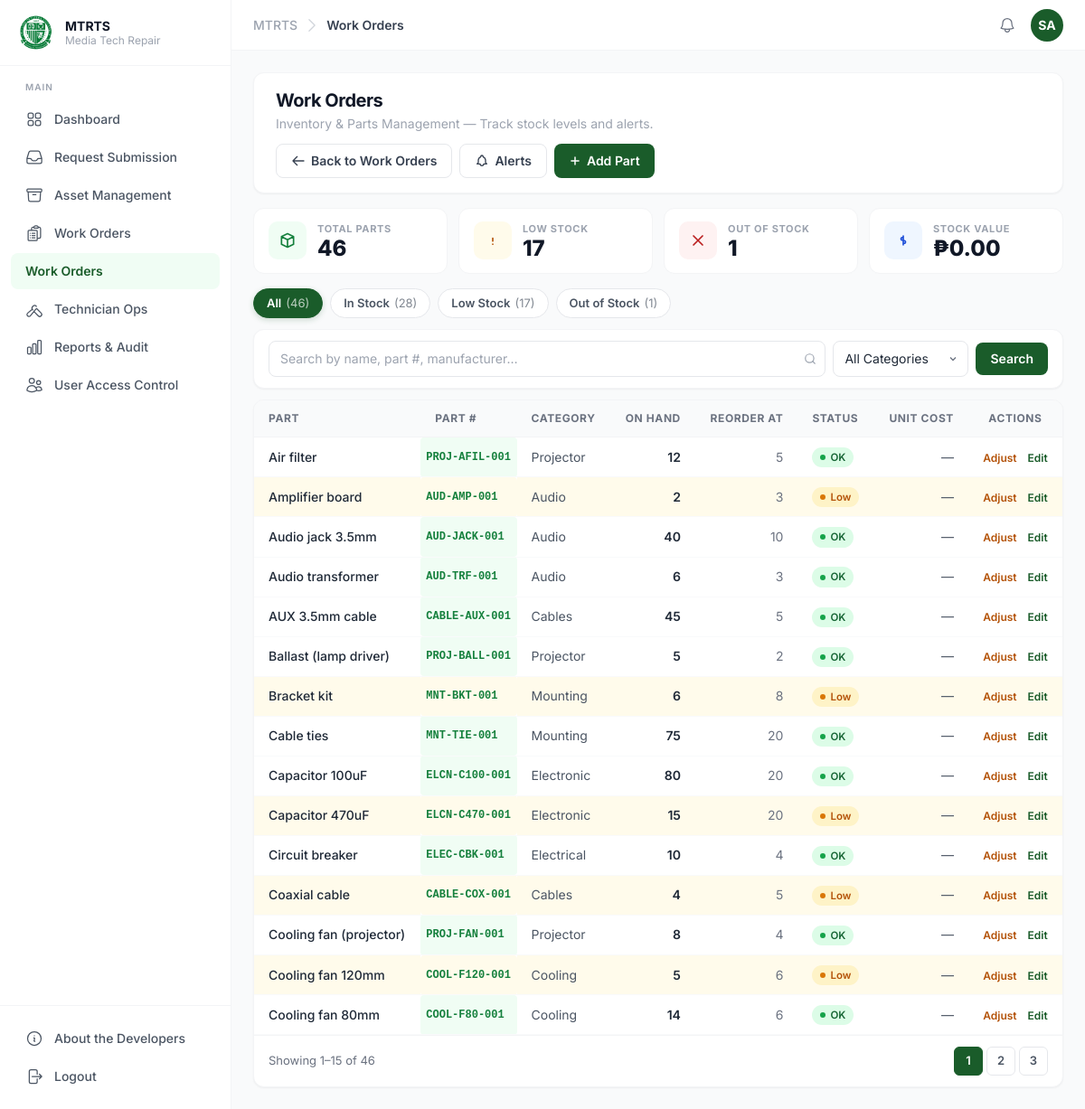
The app's page /modules/inventory/index.php (signed in) with its own data.
### tables this page shows
CREATE TABLE parts_inventory (
  part_id          INT           PRIMARY KEY AUTO_INCREMENT,
  part_number      VARCHAR(100)  NOT NULL UNIQUE,
  part_name        VARCHAR(150)  NOT NULL,
  description      VARCHAR(255)  NULL,
  manufacturer     VARCHAR(100)  NULL,
  category         VARCHAR(100)  NULL,
  compatible_with  VARCHAR(500)  NULL,
  quantity_on_hand INT           NOT NULL DEFAULT 0,
  reorder_level    INT           NOT NULL DEFAULT 5,
  unit_cost        DECIMAL(10,2) NULL,
  unit_price       DECIMAL(10,2) NULL,
  storage_location VARCHAR(100)  NULL,
  is_active        TINYINT(1)    NOT NULL DEFAULT 1,
  created_at       DATETIME      NOT NULL DEFAULT CURRENT_TIMESTAMP,
  updated_at       DATETIME      NOT NULL DEFAULT CURRENT_TIMESTAMP ON UPDATE CURRENT_TIMESTAMP
);

### modules/inventory/index.php (called while the page is built, shortened)
<?php
require_once __DIR__ . '/../../config/guard.php';
require_once __DIR__ . '/functions.php';
$filters = [
    'q'        => trim($_GET['q']        ?? ''),
    'category' => trim($_GET['category'] ?? ''),
    'stock'    => trim($_GET['stock']    ?? ''),
    'sort_col' => trim($_GET['sort_col'] ?? 'part_name'),
    'sort_dir' => trim($_GET['sort_dir'] ?? 'ASC'),
];
$current_page = max(1, (int)($_GET['p'] ?? 1));
$per_page     = 15;
$parts      = list_parts($pdo, $filters, $current_page, $per_page);
$total      = count_parts($pdo, $filters);
$stats      = get_inventory_stats($pdo);
require __DIR__ . '/index.view.php';
require_once __DIR__ . '/../../includes/footer.php';

### modules/inventory/functions.php (called while the page is built, shortened)
<?php
function list_parts(PDO $pdo, array $f, int $page, int $per_page): array {
    $where  = ['p.is_active = 1'];
    $params = [];
    $sort_cols = ['part_name','part_number','category','quantity_on_hand','reorder_level','unit_cost','updated_at'];
    $sort_col  = in_array($f['sort_col'] ?? '', $sort_cols, true) ? $f['sort_col'] : 'part_name';
    $sort_dir  = strtoupper($f['sort_dir'] ?? 'ASC') === 'DESC' ? 'DESC' : 'ASC';
    $offset = ($page - 1) * $per_page;
    $sql = "SELECT p.* FROM parts_inventory p
            WHERE " . implode(' AND ', $where) . "
            ORDER BY p.{$sort_col} {$sort_dir}, p.part_id ASC
            LIMIT {$per_page} OFFSET {$offset}";
    $stmt = $pdo->prepare($sql);
    $stmt->execute($params);
    return $stmt->fetchAll(PDO::FETCH_ASSOC);
}
function count_parts(PDO $pdo, array $f): int {
    $where  = ['p.is_active = 1'];
    $params = [];
    $sql = "SELECT COUNT(*) FROM parts_inventory p WHERE " . implode(' AND ', $where);
    $stmt = $pdo->prepare($sql);
    $stmt->execute($params);
    return (int)$stmt->fetchColumn();
}
function get_inventory_stats(PDO $pdo): array {
    $row = $pdo->query("
        SELECT
          COUNT(*) AS total,
          SUM(CASE WHEN quantity_on_hand <= 0 THEN 1 ELSE 0 END)                                AS out_of_stock,
          SUM(CASE WHEN quantity_on_hand > 0 AND quantity_on_hand <= reorder_level THEN 1 ELSE 0 END) AS low_stock,
          SUM(CASE WHEN quantity_on_hand > reorder_level THEN 1 ELSE 0 END)                    AS ok_stock,
          COALESCE(SUM(quantity_on_hand * COALESCE(unit_cost, 0)), 0)                          AS total_value
        FROM parts_inventory
        WHERE is_active = 1
    ")->fetch(PDO::FETCH_ASSOC) ?: [];
    return [
        'total'        => (int)($row['total'] ?? 0),
        'out_of_stock' => (int)($row['out_of_stock'] ?? 0),
        'low_stock'    => (int)($row['low_stock'] ?? 0),
        'ok_stock'     => (int)($row['ok_stock'] ?? 0),
        'total_value'  => (float)($row['total_value'] ?? 0),
    ];
}

### modules/inventory/index.view.php (the view, shortened to what this page needs)
<?php
$total_pages = max(1, (int)ceil($total / $per_page));
function inv_stock_pill(array $p): string {
    if ((int)$p['quantity_on_hand'] <= (int)$p['reorder_level']) return '<span class="stock-pill stock-low"><span class="bdot"></span>Low</span>';
    return '<span class="stock-pill stock-ok"><span class="bdot"></span>OK</span>';
}
function inv_row_class(array $p): string {
    if ((int)$p['quantity_on_hand'] <= (int)$p['reorder_level']) return 'row-low';
    return '';
}
?>
<div class="bg-white rounded-xl shadow-sm border border-gray-100 px-6 py-4 mb-4 flex flex-wrap items-center justify-between gap-3">
  <div>
    <h2 class="text-xl font-bold text-gray-900 tracking-tight">Work Orders</h2>
    <p class="text-sm text-gray-400 mt-0.5">Inventory &amp; Parts Management — Track stock levels and alerts.</p>
  </div>
  <div class="flex gap-2 flex-wrap">
    <a href="<?= htmlspecialchars(rtrim(BASE_URL, '/')) ?>/modules/workorders/index.php"
       class="inline-flex items-center gap-1.5 bg-white border border-gray-200 text-gray-700 hover:bg-gray-50 text-sm font-semibold px-4 py-2 rounded-lg transition-colors duration-150">
      <svg class="w-4 h-4" fill="none" viewBox="0 0 24 24" stroke="currentColor" stroke-width="2">
        <path stroke-linecap="round" stroke-linejoin="round" d="M10 19l-7-7m0 0l7-7m-7 7h18"/>
      </svg>
      Back to Work Orders
    </a>
    <a href="alerts.php"
       class="inline-flex items-center gap-1.5 bg-white border border-gray-200 text-gray-700 hover:bg-gray-50 text-sm font-semibold px-4 py-2 rounded-lg transition-colors duration-150">
      Alerts<?= $alert_n > 0 ? ' <span class="ml-1 text-xs bg-amber-100 text-amber-700 rounded-full px-1.5 py-0.5">' . $alert_n . '</span>' : '' ?>
    </a>
    <a href="add.php"
       class="inline-flex items-center gap-1.5 bg-olfu-green hover:bg-olfu-green-md text-white text-sm font-semibold px-4 py-2 rounded-lg transition-colors duration-150">
      <svg class="w-3.5 h-3.5" fill="none" viewBox="0 0 24 24" stroke="currentColor" stroke-width="2.5"><path stroke-linecap="round" stroke-linejoin="round" d="M12 5v14M5 12h14"/></svg>
      Add Part
    </a>
  </div>
</div>
<div class="grid grid-cols-2 md:grid-cols-4 gap-3 mb-4">
  <div class="inv-stat">
    <div class="stat-ico bg-green-50 text-green-700"><svg class="w-5 h-5" fill="none" viewBox="0 0 24 24" stroke="currentColor" stroke-width="2"><path stroke-linecap="round" stroke-linejoin="round" d="M20 7l-8-4-8 4m16 0l-8 4m8-4v10l-8 4m0-10L4 7m8 4v10M4 7v10l8 4"/></svg></div>
    <div><div class="inv-stat-lbl">Total Parts</div><div class="inv-stat-val"><?= (int)$stats['total'] ?></div></div>
  </div>
  <div class="inv-stat">
    <div class="stat-ico bg-amber-50 text-amber-700"><svg class="w-5 h-5" fill="none" viewBox="0 0 24 24" stroke="currentColor" stroke-width="2"><path stroke-linecap="round" stroke-linejoin="round" d="M12 9v4m0 4h.01"/></svg></div>
    <div><div class="inv-stat-lbl">Low Stock</div><div class="inv-stat-val"><?= (int)$stats['low_stock'] ?></div></div>
  </div>
  <div class="inv-stat">
    <div class="stat-ico bg-red-50 text-red-700"><svg class="w-5 h-5" fill="none" viewBox="0 0 24 24" stroke="currentColor" stroke-width="2"><path stroke-linecap="round" stroke-linejoin="round" d="M6 18L18 6M6 6l12 12"/></svg></div>
    <div><div class="inv-stat-lbl">Out of Stock</div><div class="inv-stat-val"><?= (int)$stats['out_of_stock'] ?></div></div>
  </div>
  <div class="inv-stat">
    <div class="stat-ico bg-blue-50 text-blue-700"><svg class="w-5 h-5" fill="none" viewBox="0 0 24 24" stroke="currentColor" stroke-width="2"><path stroke-linecap="round" stroke-linejoin="round" d="M12 8c-1.657 0-3 .895-3 2s1.343 2 3 2 3 .895 3 2-1.343 2-3 2m0-8v8m0 0v2m0-10V6"/></svg></div>
    <div><div class="inv-stat-lbl">Stock Value</div><div class="inv-stat-val">₱<?= number_format($stats['total_value'], 2) ?></div></div>
  </div>
</div>
<div class="flex flex-wrap gap-2 mb-3">
  <?php
    $stock_filter = $filters['stock'];
    $chip_defs = [
      ''    => ['All',        (int)$stats['total']],
      'ok'  => ['In Stock',   (int)$stats['ok_stock']],
      'low' => ['Low Stock',  (int)$stats['low_stock']],
      'out' => ['Out of Stock',(int)$stats['out_of_stock']],
    ];
    foreach ($chip_defs as $val => $info):
      [$label, $count] = $info;
      $is_on = ($stock_filter === $val);
      $params = $_GET; $params['stock'] = $val; unset($params['p']);
  ?>
  <a href="?<?= http_build_query($params) ?>" class="chip <?= $is_on ? 'chip-on' : '' ?>">
    <?= $label ?> <span class="opacity-70 font-normal">(<?= $count ?>)</span>
  </a>
  <?php endforeach; ?>
</div>
<form method="GET" class="bg-white rounded-xl shadow-sm border border-gray-100 px-4 py-3 mb-3 flex flex-wrap items-center gap-2">
  <div class="relative flex-1 min-w-48">
    <svg class="absolute right-2.5 top-1/2 -translate-y-1/2 w-3.5 h-3.5 text-gray-400" fill="none" viewBox="0 0 24 24" stroke="currentColor" stroke-width="2"><circle cx="11" cy="11" r="8"/><path stroke-linecap="round" d="M21 21l-4.35-4.35"/></svg>
    <input type="text" name="q" value="<?= htmlspecialchars($filters['q']) ?>" placeholder="Search by name, part #, manufacturer…" class="fin pr-8 text-sm" />
  </div>
  <select name="category" class="fsel text-sm" style="width:auto;min-width:150px" onchange="this.form.submit()">
    <option value="">All Categories</option>
  </select>
  <button type="submit" class="bg-olfu-green hover:bg-olfu-green-md text-white text-sm font-semibold px-4 py-2 rounded-lg">Search</button>
</form>
<div class="bg-white rounded-xl shadow-sm border border-gray-100 overflow-hidden">
  <table class="w-full border-collapse text-sm">
    <thead>
      <tr class="border-b border-gray-100 bg-gray-50">
        <th class="py-3 px-4 text-left text-xs font-bold uppercase tracking-wider text-gray-500">Part</th>
        <th class="py-3 px-4 text-left text-xs font-bold uppercase tracking-wider text-gray-500">Part #</th>
        <th class="py-3 px-4 text-left text-xs font-bold uppercase tracking-wider text-gray-500">Category</th>
        <th class="py-3 px-4 text-right text-xs font-bold uppercase tracking-wider text-gray-500">On Hand</th>
        <th class="py-3 px-4 text-right text-xs font-bold uppercase tracking-wider text-gray-500">Reorder At</th>
        <th class="py-3 px-4 text-left text-xs font-bold uppercase tracking-wider text-gray-500">Status</th>
        <th class="py-3 px-4 text-right text-xs font-bold uppercase tracking-wider text-gray-500">Unit Cost</th>
        <th class="py-3 px-4 text-center text-xs font-bold uppercase tracking-wider text-gray-500">Actions</th>
      </tr>
    </thead>
    <tbody>
      <?php if (!$parts): ?>
        <tr><td colspan="8" class="py-8 px-4 text-center text-sm text-gray-400 italic">No parts match the current filters.</td></tr>
      <?php else: foreach ($parts as $p): ?>
        <tr class="border-b border-gray-50 <?= inv_row_class($p) ?>">
          <td class="py-2.5 px-4 font-medium text-gray-800">
            <?= htmlspecialchars($p['part_name']) ?>
          </td>
          <td class="py-2.5 px-4 wo-tag"><?= htmlspecialchars($p['part_number']) ?></td>
          <td class="py-2.5 px-4 text-gray-600"><?= htmlspecialchars(ucfirst($p['category'] ?? '—')) ?></td>
          <td class="py-2.5 px-4 text-right font-semibold text-gray-800"><?= (int)$p['quantity_on_hand'] ?></td>
          <td class="py-2.5 px-4 text-right text-gray-500"><?= (int)$p['reorder_level'] ?></td>
          <td class="py-2.5 px-4"><?= inv_stock_pill($p) ?></td>
          <td class="py-2.5 px-4 text-right text-gray-600"><?= $p['unit_cost'] !== null ? '₱' . number_format((float)$p['unit_cost'], 2) : '—' ?></td>
          <td class="py-2.5 px-4 text-center">
            <a href="adjust.php?id=<?= (int)$p['part_id'] ?>" class="text-xs font-semibold text-amber-700 hover:underline mr-2">Adjust</a>
            <a href="edit.php?id=<?= (int)$p['part_id'] ?>" class="text-xs font-semibold text-olfu-green hover:underline">Edit</a>
          </td>
        </tr>
      <?php endforeach; endif; ?>
    </tbody>
  </table>
  <?php if ($total > $per_page): ?>
  <div class="pg-wrap">
    <div>Showing <?= ($current_page - 1) * $per_page + 1 ?>–<?= min($current_page * $per_page, $total) ?> of <?= $total ?></div>
    <div class="pg-btns">
      <?php
        $base = $_GET; unset($base['p']);
        $qs = http_build_query($base);
        $win = 2;
        for ($i = max(1, $current_page - $win); $i <= min($total_pages, $current_page + $win); $i++):
      ?>
        <a href="?<?= $qs ?>&p=<?= $i ?>" class="pg-btn <?= $i === $current_page ? 'pg-on' : '' ?>"><?= $i ?></a>
      <?php endfor; ?>
    </div>
  </div>
  <?php endif; ?>
</div>

### public/assets/css/typography.css (style rules this page uses)
*, *::before, *::after { font-family: 'Inter', ui-sans-serif, system-ui, -apple-system, sans-serif; }

### modules/inventory/_styles.php (style rules this page uses)
.stock-pill { display:inline-flex;align-items:center;padding:3px 9px;border-radius:20px;font-size:11.5px;font-weight:600;line-height:1.4; }
.stock-pill .bdot { width:6px;height:6px;border-radius:50%;margin-right:5px;flex-shrink:0;display:inline-block; }
.stock-ok { background:#dcfce7;color:#166534; }
.stock-ok .bdot { background:#16a34a; }
.stock-low { background:#fef3c7;color:#b45309; }
.stock-low .bdot { background:#d97706; }
tr.row-low td { background:#fffbeb; }
.inv-stat { background:#fff;border:1px solid #f3f4f6;border-radius:12px;padding:14px 16px;display:flex;align-items:center;gap:12px;transition:transform .15s, box-shadow .15s; }
.stat-ico { width:42px;height:42px;border-radius:10px;display:flex;align-items:center;justify-content:center;flex-shrink:0; }
.inv-stat-lbl { font-size:11px;font-weight:700;text-transform:uppercase;letter-spacing:.06em;color:#9ca3af; }
.inv-stat-val { font-size:24px;font-weight:800;color:#111827;line-height:1.1;font-family:'Inter', sans-serif; }
.fin { width:100%;padding:9px 12px;border:1.5px solid #e5e7eb;border-radius:8px;font-size:14px;font-family:inherit;color:#1f2937;outline:none;transition:all .15s;background:#fff; }
.fsel { width:100%;padding:9px 32px 9px 12px;border:1.5px solid #e5e7eb;border-radius:8px;font-size:14px;font-family:inherit;color:#1f2937;outline:none; appearance:none;cursor:pointer;transition:all .15s; }
.chip { padding:6px 14px;border-radius:20px;font-size:13px;font-weight:600;cursor:pointer; border:1.5px solid #e5e7eb;background:#fff;color:#4b5563;transition:all .15s;white-space:nowrap;display:inline-flex;align-items:center;gap:5px; }
.chip.chip-on { background:#1a5c2a;color:#fff;border-color:#1a5c2a;box-shadow:0 2px 6px rgba(26,92,42,0.2); }
.wo-tag { font-family:ui-monospace,'Cascadia Code',monospace;font-size:12px;color:#15803d;font-weight:600;background:#f0fdf4;padding:2px 6px;border-radius:4px; }
.pg-wrap { display:flex;align-items:center;justify-content:space-between;padding:12px 16px;border-top:1px solid #f3f4f6;font-size:13px;color:#6b7280; }
.pg-btns { display:flex;gap:4px; }
.pg-btn { min-width:32px;height:32px;display:flex;align-items:center;justify-content:center;border-radius:6px; border:1px solid #e5e7eb;background:#fff;cursor:pointer;font-size:13px;font-weight:600;color:#4b5563;transition:all .12s; }
.pg-btn.pg-on { background:#1a5c2a;color:#fff;border-color:#1a5c2a; }

### records on screen
parts_inventory: part_name "Air filter", part_number "PROJ-AFIL-001", category "Projector", quantity_on_hand "12", reorder_level "5"
parts_inventory: part_name "Amplifier board", part_number "AUD-AMP-001", category "Audio", quantity_on_hand "2", reorder_level "3", shows "Low"
parts_inventory: part_name "Audio jack 3.5mm", part_number "AUD-JACK-001", category "Audio", quantity_on_hand "40", reorder_level "10"
parts_inventory: part_name "Audio transformer", part_number "AUD-TRF-001", category "Audio", quantity_on_hand "6", reorder_level "3"
parts_inventory: part_name "AUX 3.5mm cable", part_number "CABLE-AUX-001", category "Cables", quantity_on_hand "45", reorder_level "5"
parts_inventory: part_name "Ballast (lamp driver)", part_number "PROJ-BALL-001", category "Projector", quantity_on_hand "5", reorder_level "2"
parts_inventory: part_name "Bracket kit", part_number "MNT-BKT-001", category "Mounting", quantity_on_hand "6", reorder_level "8", shows "Low"
parts_inventory: part_name "Cable ties", part_number "MNT-TIE-001", category "Mounting", quantity_on_hand "75", reorder_level "20"
parts_inventory: part_name "Capacitor 100uF", part_number "ELCN-C100-001", category "Electronic", quantity_on_hand "80", reorder_level "20"
parts_inventory: part_name "Capacitor 470uF", part_number "ELCN-C470-001", category "Electronic", quantity_on_hand "15", reorder_level "20", shows "Low"
parts_inventory: part_name "Circuit breaker", part_number "ELEC-CBK-001", category "Electrical", quantity_on_hand "10", reorder_level "4"
parts_inventory: part_name "Coaxial cable", part_number "CABLE-COX-001", category "Cables", quantity_on_hand "4", reorder_level "5", shows "Low"
parts_inventory: part_name "Cooling fan (projector)", part_number "PROJ-FAN-001", category "Projector", quantity_on_hand "8", reorder_level "4"
parts_inventory: part_name "Cooling fan 120mm", part_number "COOL-F120-001", category "Cooling", quantity_on_hand "5", reorder_level "6", shows "Low"
parts_inventory: part_name "Cooling fan 80mm", part_number "COOL-F80-001", category "Cooling", quantity_on_hand "14", reorder_level "6"

### other values on screen
$label "Request Submission"
$label "Asset Management"
$label "Work Orders"
$label "Technician Ops"
$label "Reports & Audit"
$label "User Access Control"
$page_title "Work Orders"
$initials "SA"
$stats['total'] "46"
$stats['low_stock'] "17"
$stats['out_of_stock'] "1"
$stats['total_value'] "0.00"
$label "All"
$count "46"
$label "In Stock"
